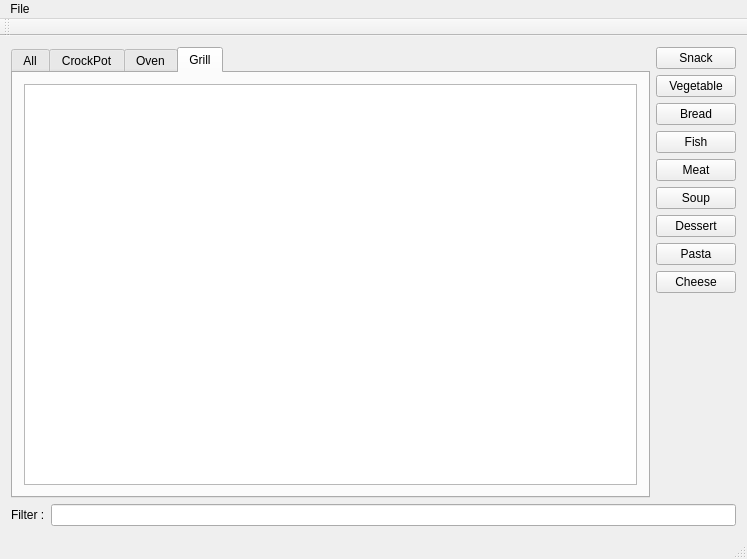
<?xml version="1.0" encoding="UTF-8"?>
<ui version="4.0">
 <class>MainWindow</class>
 <widget class="QMainWindow" name="MainWindow">
  <property name="geometry">
   <rect>
    <x>0</x>
    <y>0</y>
    <width>747</width>
    <height>559</height>
   </rect>
  </property>
  <property name="windowTitle">
   <string>MainWindow</string>
  </property>
  <widget class="QWidget" name="centralWidget">
   <layout class="QVBoxLayout" name="verticalLayout_5">
    <item>
     <layout class="QGridLayout" name="gridLayout">
      <item row="8" column="1">
       <widget class="QPushButton" name="cheese_button">
        <property name="text">
         <string>Cheese</string>
        </property>
       </widget>
      </item>
      <item row="6" column="1">
       <widget class="QPushButton" name="dessert_button">
        <property name="text">
         <string>Dessert</string>
        </property>
       </widget>
      </item>
      <item row="0" column="1">
       <widget class="QPushButton" name="snack_button">
        <property name="text">
         <string>Snack</string>
        </property>
       </widget>
      </item>
      <item row="1" column="1">
       <widget class="QPushButton" name="vegetable_button">
        <property name="text">
         <string>Vegetable</string>
        </property>
       </widget>
      </item>
      <item row="2" column="1">
       <widget class="QPushButton" name="bread_button">
        <property name="text">
         <string>Bread</string>
        </property>
       </widget>
      </item>
      <item row="3" column="1">
       <widget class="QPushButton" name="fish_button">
        <property name="text">
         <string>Fish</string>
        </property>
       </widget>
      </item>
      <item row="4" column="1">
       <widget class="QPushButton" name="meat_button">
        <property name="text">
         <string>Meat</string>
        </property>
       </widget>
      </item>
      <item row="5" column="1">
       <widget class="QPushButton" name="soup_button">
        <property name="text">
         <string>Soup</string>
        </property>
       </widget>
      </item>
      <item row="7" column="1">
       <widget class="QPushButton" name="pasta_button">
        <property name="text">
         <string>Pasta</string>
        </property>
       </widget>
      </item>
      <item row="9" column="1">
       <spacer name="verticalSpacer">
        <property name="orientation">
         <enum>Qt::Vertical</enum>
        </property>
        <property name="sizeHint" stdset="0">
         <size>
          <width>20</width>
          <height>40</height>
         </size>
        </property>
       </spacer>
      </item>
      <item row="0" column="0" rowspan="10">
       <widget class="QTabWidget" name="tabWidget">
        <property name="currentIndex">
         <number>3</number>
        </property>
        <widget class="QWidget" name="main_tab">
         <attribute name="title">
          <string>All</string>
         </attribute>
         <layout class="QVBoxLayout" name="verticalLayout">
          <item>
           <widget class="QTableView" name="main_view">
            <property name="sizePolicy">
             <sizepolicy hsizetype="Expanding" vsizetype="Expanding">
              <horstretch>0</horstretch>
              <verstretch>0</verstretch>
             </sizepolicy>
            </property>
            <property name="sizeAdjustPolicy">
             <enum>QAbstractScrollArea::AdjustToContents</enum>
            </property>
            <property name="sortingEnabled">
             <bool>true</bool>
            </property>
            <property name="cornerButtonEnabled">
             <bool>true</bool>
            </property>
            <attribute name="horizontalHeaderStretchLastSection">
             <bool>true</bool>
            </attribute>
            <attribute name="verticalHeaderStretchLastSection">
             <bool>false</bool>
            </attribute>
           </widget>
          </item>
         </layout>
        </widget>
        <widget class="QWidget" name="crockpot_tab">
         <attribute name="title">
          <string>CrockPot</string>
         </attribute>
         <layout class="QVBoxLayout" name="verticalLayout_2">
          <item>
           <widget class="QTableView" name="crockpot_view">
            <property name="sizeAdjustPolicy">
             <enum>QAbstractScrollArea::AdjustToContents</enum>
            </property>
            <property name="sortingEnabled">
             <bool>true</bool>
            </property>
           </widget>
          </item>
         </layout>
        </widget>
        <widget class="QWidget" name="oven_tab">
         <attribute name="title">
          <string>Oven</string>
         </attribute>
         <layout class="QVBoxLayout" name="verticalLayout_3">
          <item>
           <widget class="QTableView" name="oven_view">
            <property name="sizeAdjustPolicy">
             <enum>QAbstractScrollArea::AdjustToContents</enum>
            </property>
            <property name="sortingEnabled">
             <bool>true</bool>
            </property>
           </widget>
          </item>
         </layout>
        </widget>
        <widget class="QWidget" name="grill_tab">
         <attribute name="title">
          <string>Grill</string>
         </attribute>
         <layout class="QVBoxLayout" name="verticalLayout_4">
          <item>
           <widget class="QTableView" name="grill_view">
            <property name="sizeAdjustPolicy">
             <enum>QAbstractScrollArea::AdjustToContents</enum>
            </property>
            <property name="sortingEnabled">
             <bool>true</bool>
            </property>
           </widget>
          </item>
         </layout>
        </widget>
       </widget>
      </item>
     </layout>
    </item>
    <item>
     <layout class="QHBoxLayout" name="horizontalLayout">
      <item>
       <widget class="QLabel" name="filter_label">
        <property name="text">
         <string>Filter :</string>
        </property>
       </widget>
      </item>
      <item>
       <widget class="QLineEdit" name="filter_edit"/>
      </item>
     </layout>
    </item>
   </layout>
  </widget>
  <widget class="QMenuBar" name="menuBar">
   <property name="geometry">
    <rect>
     <x>0</x>
     <y>0</y>
     <width>747</width>
     <height>21</height>
    </rect>
   </property>
   <widget class="QMenu" name="file_menu">
    <property name="title">
     <string>File</string>
    </property>
    <addaction name="import_action"/>
   </widget>
   <addaction name="file_menu"/>
  </widget>
  <widget class="QToolBar" name="mainToolBar">
   <attribute name="toolBarArea">
    <enum>TopToolBarArea</enum>
   </attribute>
   <attribute name="toolBarBreak">
    <bool>false</bool>
   </attribute>
  </widget>
  <widget class="QStatusBar" name="statusBar"/>
  <action name="import_action">
   <property name="text">
    <string>Import</string>
   </property>
   <property name="shortcut">
    <string>Ctrl+O</string>
   </property>
  </action>
 </widget>
 <layoutdefault spacing="6" margin="11"/>
 <resources/>
 <connections/>
</ui>
